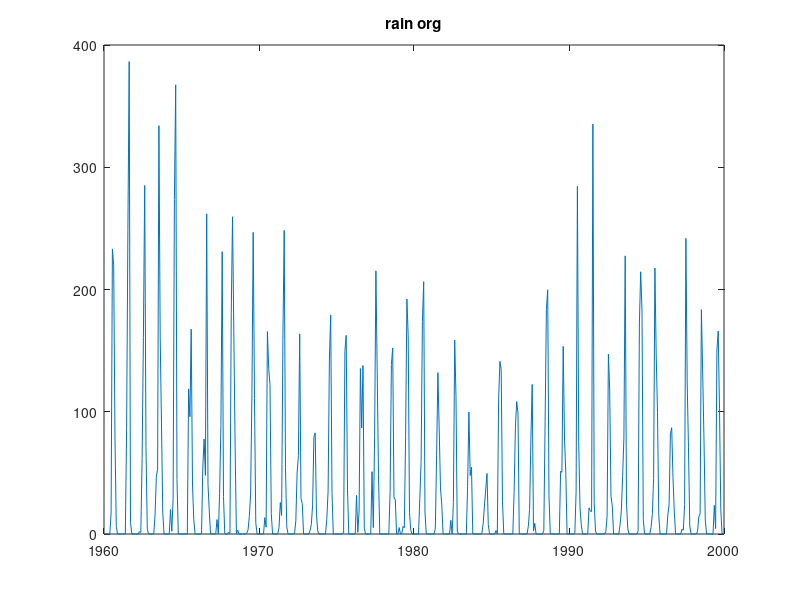

Here is the MATLAB script that generated this plot: (Note: this script raises an error after producing the figure.)
%
% Time series analysis
% Assignment 
%
%
clear; 
close all;
% addpath('functions', '/data')         % Add this line to update the path
addpath('../functions', '../data')      % Add this line to update the path (Hanna)
%% 1. Introduction to the data
clear
close all
clc

load proj23.mat
%% 2.1: Studying the rain (org) data for El-Geneina
close all; 

% Saving data in new variables
rain_org = ElGeneina.rain_org;
rain_org_t = ElGeneina.rain_org_t;
rain = ElGeneina.rain;
rain_t = ElGeneina.rain_t;

% We start with normal analyzis of the rain_org data
nbrLags = 50;
figure(1)
plot(rain_org_t, rain_org)
title('rain org')
figure(2)
lambda_max = bcNormPlot(rain_org,1)
title('Box Cox plot of rain org')

fprintf('The Box-Cox curve is maximized at %4.2f. This is very close to zero, and thus suggests that a log-transform might be helpful.\n', lambda_max)
checkIfNormal(rain_org, 'ElGeneina rain org')

% Looking at the Normal probability plot. The rain_org data does not look gaussian at all.
% Looking at the BJ curve we see a maximization close to zeo -> suggesting
% a log transform might be helpful
%% 2.1: Studying the rain (org) data for El-Geneina
% Adding constant, log transforming the data, and removing the mean 
close all; 

% Adding constant to data 
constant = 1;
rain_org_c = rain_org + constant;

% Log transforming data with constant
log_rain_org = log(rain_org_c);

% Plotting the log_rain_org data
nbrLags = 50
figure(1)
plot(rain_org_t, log_rain_org)
checkIfNormal(log_rain_org, 'ElGeneina rain_org')

% It is still not Gaussian, but we look away and say yey 
%% DO??? We want the mean to be zero
log_rain_org  = log_rain_org - mean(log_rain_org);

% Plotting the log_rain_org data
nbrLags = 50;
figure(3)
plot(rain_org_t, log_rain_org)
checkIfNormal(log_rain_org, 'ElGeneina rain_org')

%% 2.1: Studying the rain (org) data for El-Geneina
% We now want continue to model our rain as an AR(1) and reconstruct the rain
% using a Kalman filter. To get an idea of what the a parameter in the
% AR(1) process could be, we start by trying to model our log_rain_org as an
% AR(1) to get an idea
close all; 

% We do a basic plot
basicPlot(log_rain_org, nbrLags, 'log rain org')
% See a lot of seasonality in ACF, disregard this and try to model as AR(1)

model_init = idpoly([1 0], [], []);
data = iddata(log_rain_org);
model_ar = pem(data, model_init);
present(model_ar)
res = myFilter(model_ar.c, model_ar.a, log_rain_org);
basicPlot(res, nbrLags, 'res');
 

%% 
% Now that we are done with transforming the data, lets define it as y for
% simplicity 
y = log_rain_org;

% Define the state space equations.
a1 = -1;
A = a1*eye(3);     
Re = [1e-6 0 0; 0 1e-6  0; 0 0 1e-6];           % try different values
Rw = 1;                                         % try different values

% Set some initial values
xt_t1 = [0 0 0]';                               % Initial state values for rain denser time scale
Rxx_1 = 10 * eye(3);                            % Initial state variance: large V0 --> small trust in initial values

% Vectors to store values in
N = length(log_rain_org);
Xsave = zeros(3,N);                             % Stored states: We have three hidden states (a1 is assumed known)
ehat = zeros(3,N);                              % Prediction residual (??? is this right) 

for t=1:N
    Ct = [1 1 1];                               % C_{t | t-1}
    yhat(t) = Ct * xt_t1;                       % y_t{t | t-1} 
    ehat(t) = y(t) - yhat(t);                   % e_t = y_t - y_{t | t-1}

    % Update
    Ryy = Ct * Rxx_1 * Ct' + Rw;                % R^{yy}_{t | t-1}
    Kt = Rxx_1 * Ct' / Ryy;                     % K_t = Rxx{t| t-1} * Ct' * Ryy{t | t-1}
    xt_t = xt_t1 + Kt*ehat(t);                  % x_{t | t}
    Rxx = Rxx_1 - Kt * Ct * Rxx_1;              % R^{xx}_{t | t}

    % Predict the next state
    xt_t1 = A * xt_t;                           % x_{t+1 | t} this is our AR(1) process 
    Rxx_1 = A * Rxx * A' + Re;                  % R^{xx}_{t+1 | t}
       
    Xsave(:,t) = xt_t;
end

% We would like to store this in an vector as in the interpolated case 
rain_kalman = zeros(length(Xsave(1,:))*length(Xsave(:,1)),1);
k = 1; 
for T=1:length(Xsave(1,:))
    for t=1:length(Xsave(:,1))
        rain_kalman(k) = Xsave(t,T);
        k = k+1; 
    end

end

%%
figure(1);
subplot(311);
plot(rain_t, rain_kalman)
subplot(312);
plot(rain_org_t, log_rain_org)
subplot(313);
plot(rain_t, log(rain+constant))

sum(rain_kalman(rain_kalman>0))   % not removed mean
sum(log_rain_org)                 % not removed mean

%% Do we like negative rain? NO -> one option is to put to zero, other to move up? 
% here lets try putting it to zero :) 
close all;

rain_kalman_pos = zeros(length(rain_kalman),1)
for t=1:length(rain_kalman_pos)
    if rain_kalman(t) < 0
        rain_kalman_pos(t) = 0;
    else 
        rain_kalman_pos(t) = rain_kalman(t);
    end
end

figure(1);
subplot(311);
hold on
plot(rain_t, rain_kalman_pos)
scatter(rain_t, rain_kalman_pos)
hold off
subplot(312);
hold on
plot(rain_org_t, log_rain_org)
scatter(rain_org_t, log_rain_org)
hold off
subplot(313);
hold on
plot(rain_t, log(rain+constant))
scatter(rain_t, log_rain)
hold off

sum(rain_kalman_pos)
sum(log_rain_org)

%% DO??? We want the mean to be zero
log_rain_org_m  = log_rain_org - mean(log_rain_org);

% Plotting the log_rain_org data
nbrLags = 50;
figure(3)
plot(rain_org_t, log_rain_org_m)
checkIfNormal(log_rain_org_m, 'ElGeneina rain_org')

%%
close all; 


log_data = log(ElGeneina.rain_org);
new_data = zeros(length(log_data),1);
for t=1:length(new_data)
    if log_data(t) == -inf 
        new_data(t) = 0;
    else 
        new_data(t) = log_data(t);
    end
end

plot(new_data)
basicPlot(new_data, nbrLags, 'Log ElGeneina.rain_org')

